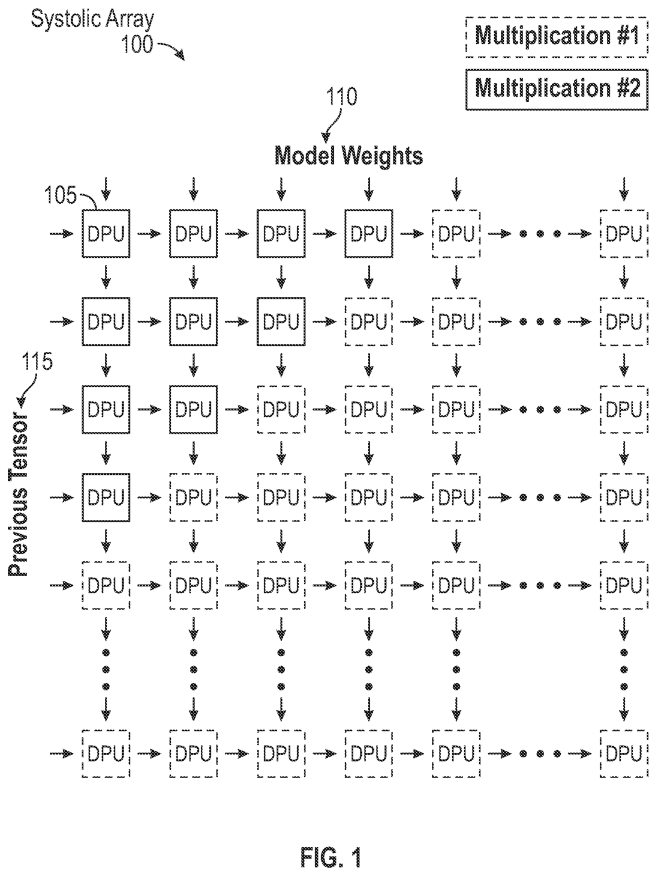
#> input picture essays/etched-us20240378175-r2/publication-package/fig-01.png, 1313 x 1742 px (shown at 1/2 size)
$ python -i make_header.py   (imports and definitions only)
#> lines starting #> are read from the running program, lines starting #| are printed output that depends on the picture
#!/usr/bin/env python3
"""Deterministic 5:2 X-Article header renderer for the patent-essay pipeline.

Renders a header PNG from a JSON spec (see handoff-template/04-promote/
header-spec.json). Two variants of the house light-editorial system:

  - "editorial": serif statement left, real patent figure (ink on paper) right,
    badge + kicker + bottom index strip.            (the V4 system)
  - "numbers":  struck old value -> giant new value, flat ink + orange.
                                                    (the V5 system)

Design system: references/design-system.md (cream paper / ink black / single
warm-orange accent / Fraunces + Space Grotesk + IBM Plex Mono / flat, no glow).

Deterministic: same spec + same assets => identical PNG (no noise, no RNG).

Requires Pillow (the only non-stdlib dependency in this repo, isolated to this
publication-asset stage — never imported by the gate layer):

    pip install pillow

Usage:
    python make_header.py --spec header-spec.json --out header.png
"""

import argparse
import json
import os
import sys

try:
    from PIL import Image, ImageDraw, ImageFont, ImageOps
except ImportError:
    sys.stderr.write("ERROR: Pillow is required: pip install pillow\n")
    sys.exit(2)

HERE = os.path.dirname(os.path.abspath(__file__))
FONTS = os.path.join(HERE, "..", "assets", "fonts")

W, H = 2000, 800  # 5:2

# ---------------------------------------------------------------------------
# Palette (design-system.md)
# ---------------------------------------------------------------------------
CREAM = (247, 243, 234)
INK = (20, 22, 27)
ACCENT = (228, 87, 46)       # warm editorial orange
PAPER_DIM = (185, 177, 160)  # dimmed ink for the "old" value
GRAY_TXT = (110, 103, 87)    # mono microcopy
TICK = (201, 194, 180)       # corner furniture
ARROW = (120, 113, 98)


# [10 lines left out: functions sg, fraunces, not called in this run]


def plex(size):
    return ImageFont.truetype(os.path.join(FONTS, "IBMPlexMono-Medium.ttf"), size)


def plex_sb(size):
    return ImageFont.truetype(os.path.join(FONTS, "IBMPlexMono-SemiBold.ttf"), size)


# ---------------------------------------------------------------------------
# Drawing helpers
# ---------------------------------------------------------------------------
def base():
    return Image.new("RGBA", (W, H), CREAM + (255,))


# [13 lines left out: functions corner_ticks, spaced, not called in this run]


def spaced_w(d, text, font, sp):
    return sum(d.textlength(c, font=font) + sp for c in text) - (sp if text else 0)


# [47 lines left out: functions kicker, badge, index_strip, staircase, not called in this run]


def figure_ink(path):
    """Patent drawing -> ink-on-transparent layer (keeps the authentic look)."""
    fig = Image.open(path).convert("L")
    fig = ImageOps.autocontrast(fig)
    inv = ImageOps.invert(fig).point(lambda p: 0 if p < 55 else min(255, int(p * 1.5)))
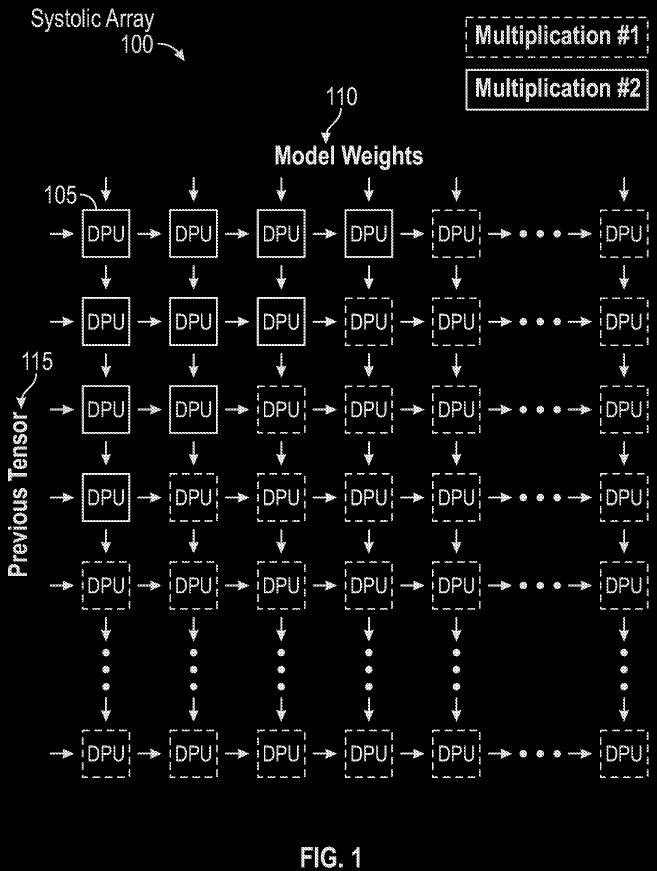
#> inv: PIL image 1313x1742 L (shown at 1/2 size); min 0, max 255, mean 12.9
    inv = inv.crop(inv.getbbox())
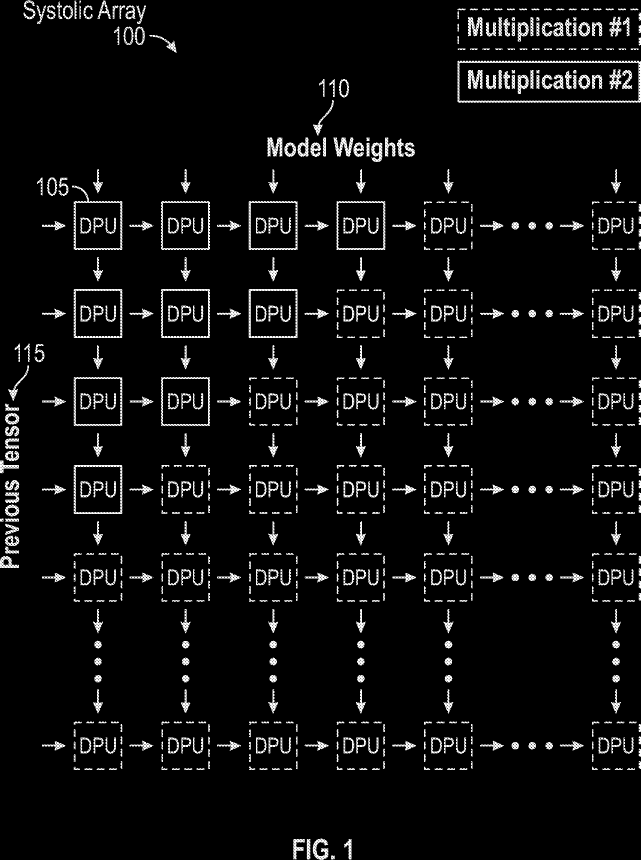
#> inv: PIL image 1281x1720 L (shown at 1/2 size); min 0, max 255, mean 13.3
    return inv


# [97 lines left out: functions fit_lines, render_editorial, render_numbers, not called in this run]


VARIANTS = {"editorial": render_editorial, "numbers": render_numbers}


# [25 lines left out: function main, not called in this run]


# [2 lines not run here, left out]

>>> result = figure_ink('../../../../essays/etched-us20240378175-r2/publication-package/fig-01.png')

$ run again, on essays/etched-us20240378175-r2/publication-package/fig-03.png
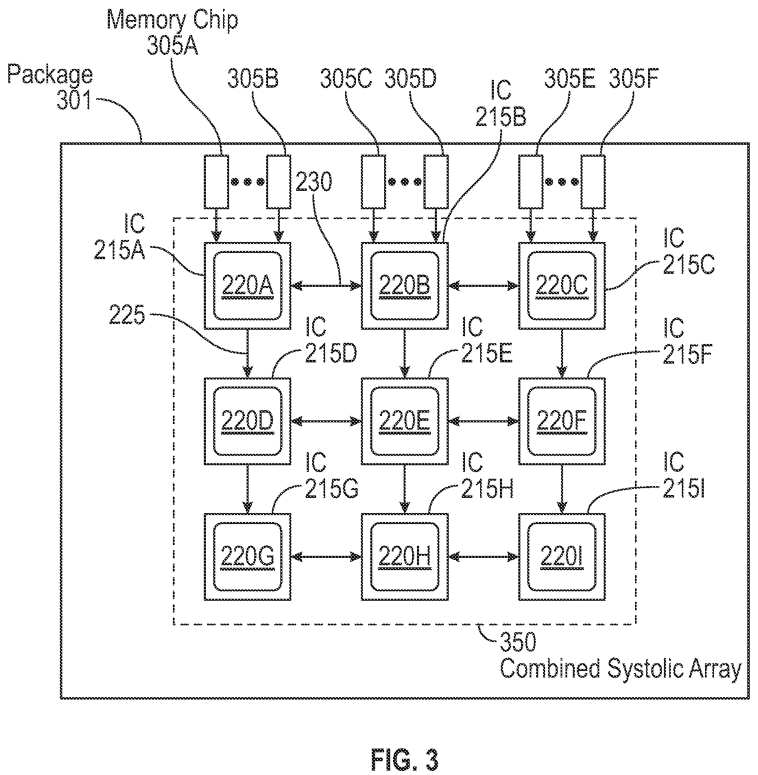
#> input picture essays/etched-us20240378175-r2/publication-package/fig-03.png, 1516 x 1549 px (shown at 1/2 size)
#> in figure_ink, `inv = ImageOps.invert(fig).point(lambda p: 0 if p < 55 else min(255, i..`:
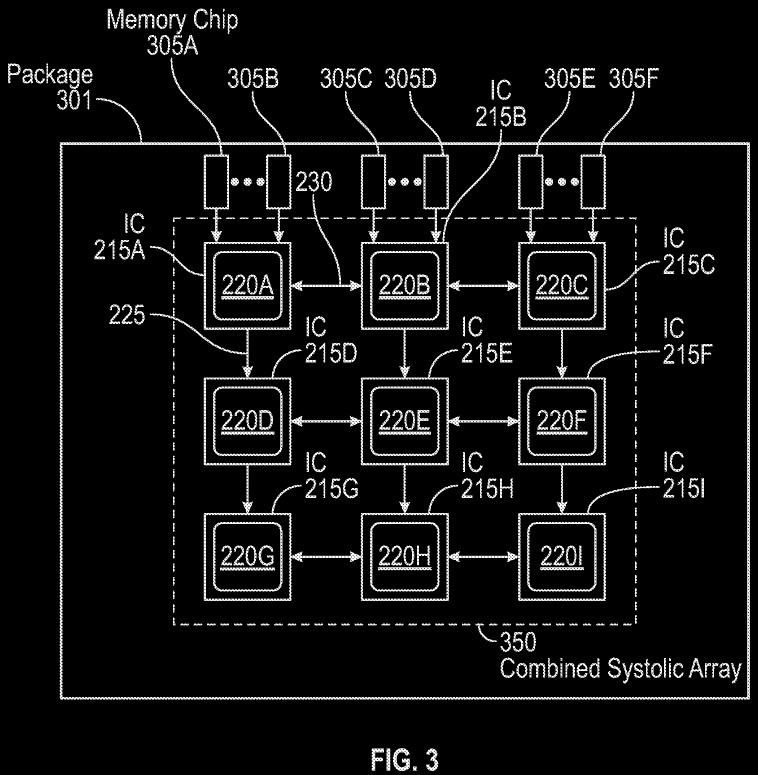
#> inv: PIL image 1516x1549 L (shown at 1/2 size); min 0, max 255, mean 16.3
#> in figure_ink, `inv = inv.crop(inv.getbbox())`:
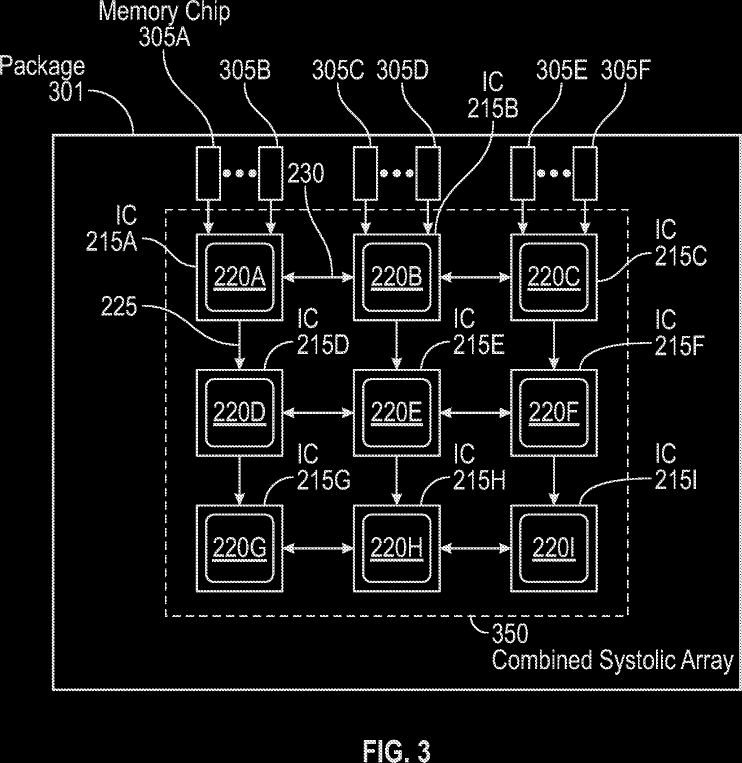
#> inv: PIL image 1484x1525 L (shown at 1/2 size); min 0, max 255, mean 16.9

$ run again, on essays/etched-us20240378175-r2/publication-package/fig-05.png
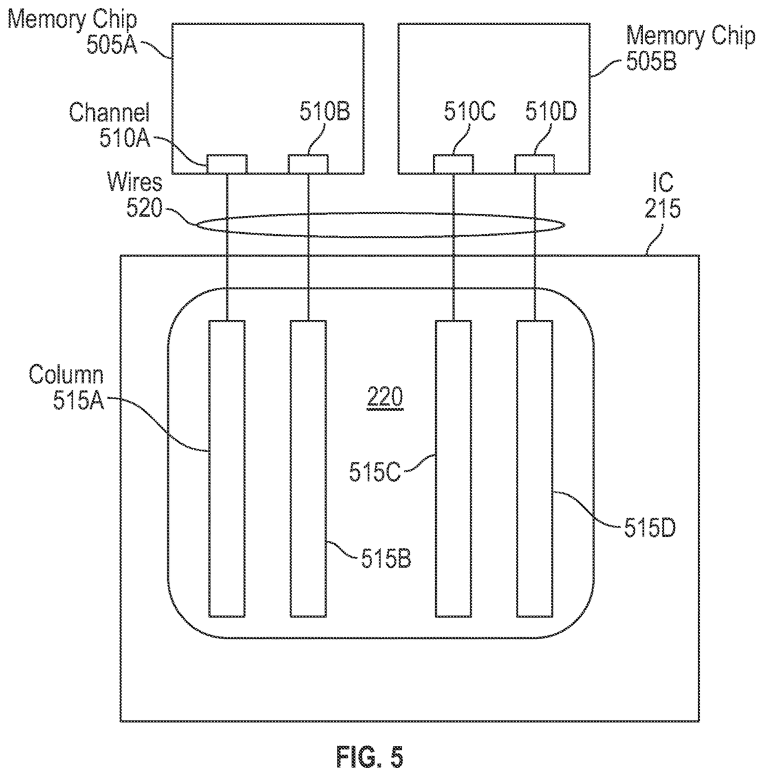
#> input picture essays/etched-us20240378175-r2/publication-package/fig-05.png, 1527 x 1543 px (shown at 1/2 size)
#> in figure_ink, `inv = ImageOps.invert(fig).point(lambda p: 0 if p < 55 else min(255, i..`:
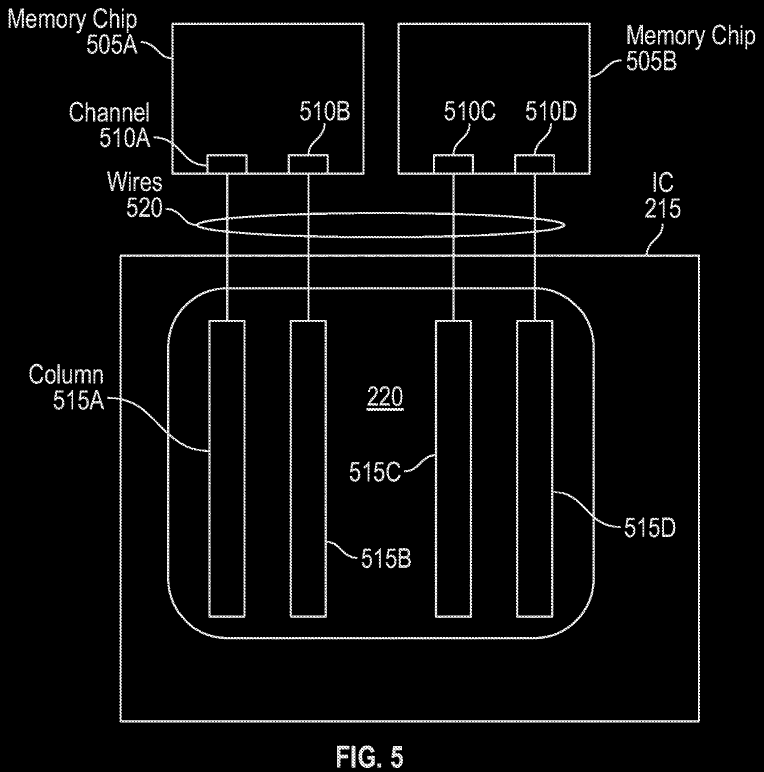
#> inv: PIL image 1527x1543 L (shown at 1/2 size); min 0, max 255, mean 10.8
#> in figure_ink, `inv = inv.crop(inv.getbbox())`:
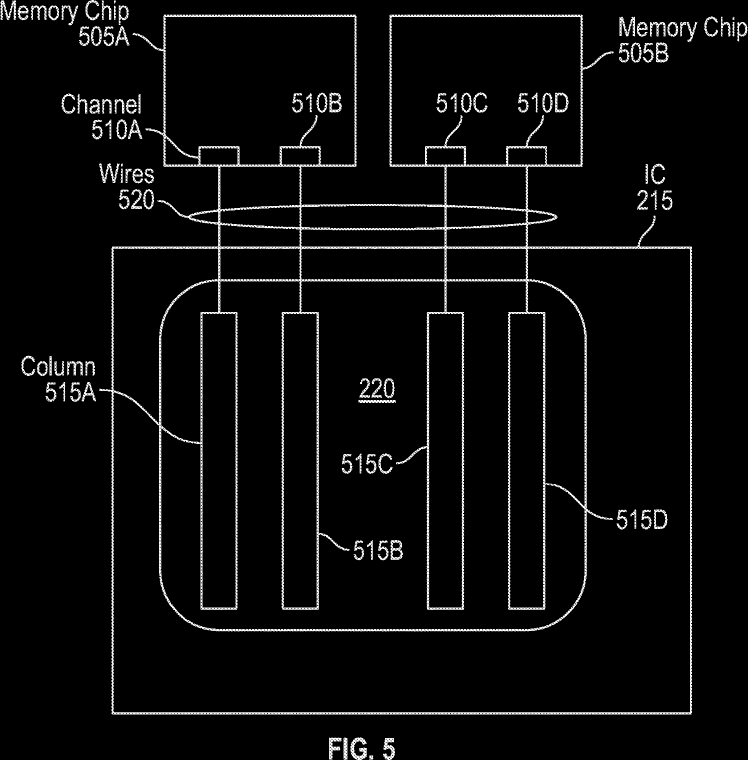
#> inv: PIL image 1495x1520 L (shown at 1/2 size); min 0, max 255, mean 11.2

$ run again, on essays/etched-us20240378175-r2/publication-package/fig-06.png
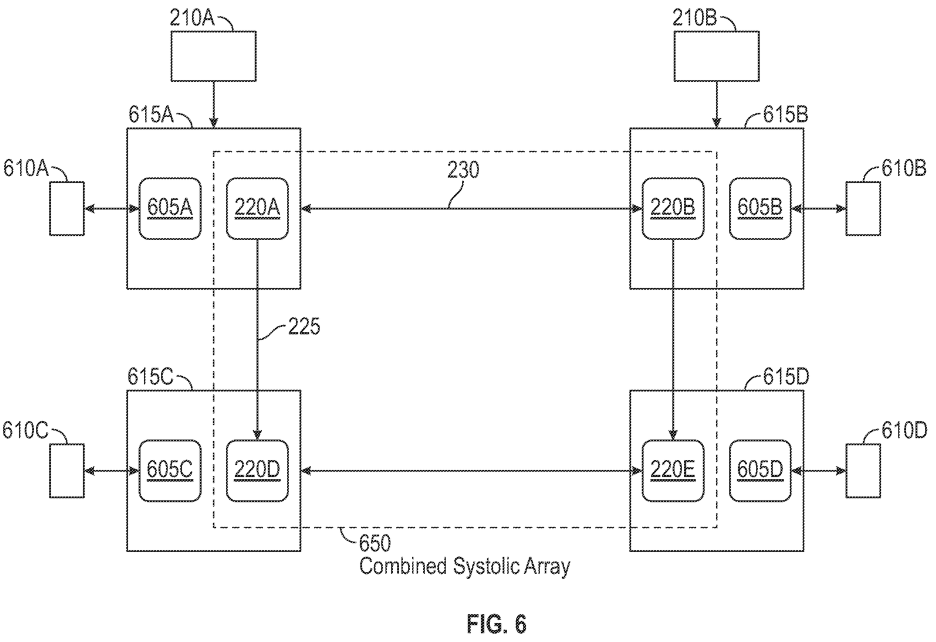
#> input picture essays/etched-us20240378175-r2/publication-package/fig-06.png, 1871 x 1284 px (shown at 1/2 size)
#> in figure_ink, `inv = ImageOps.invert(fig).point(lambda p: 0 if p < 55 else min(255, i..`:
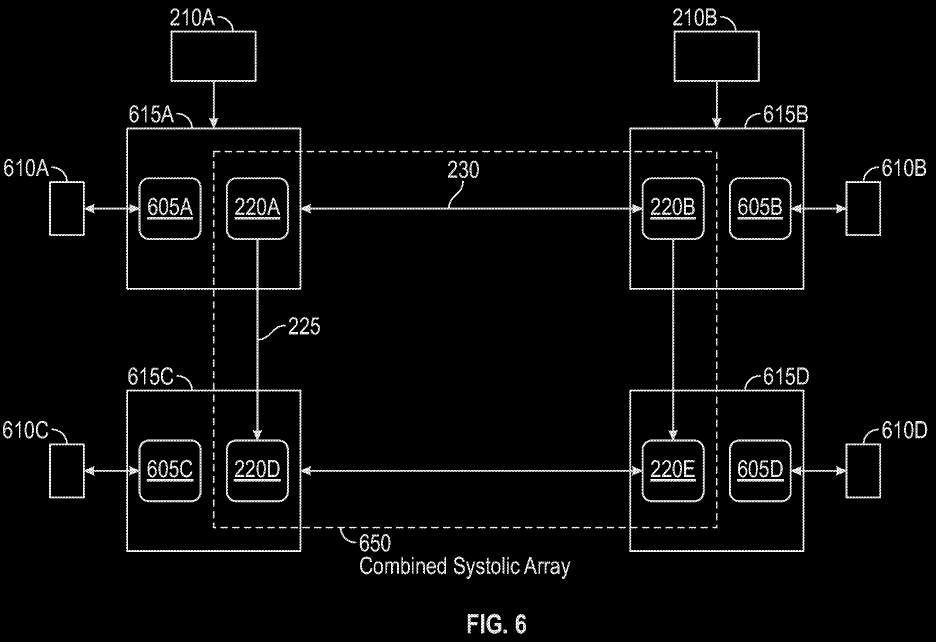
#> inv: PIL image 1871x1284 L (shown at 1/2 size); min 0, max 255, mean 8.9
#> in figure_ink, `inv = inv.crop(inv.getbbox())`:
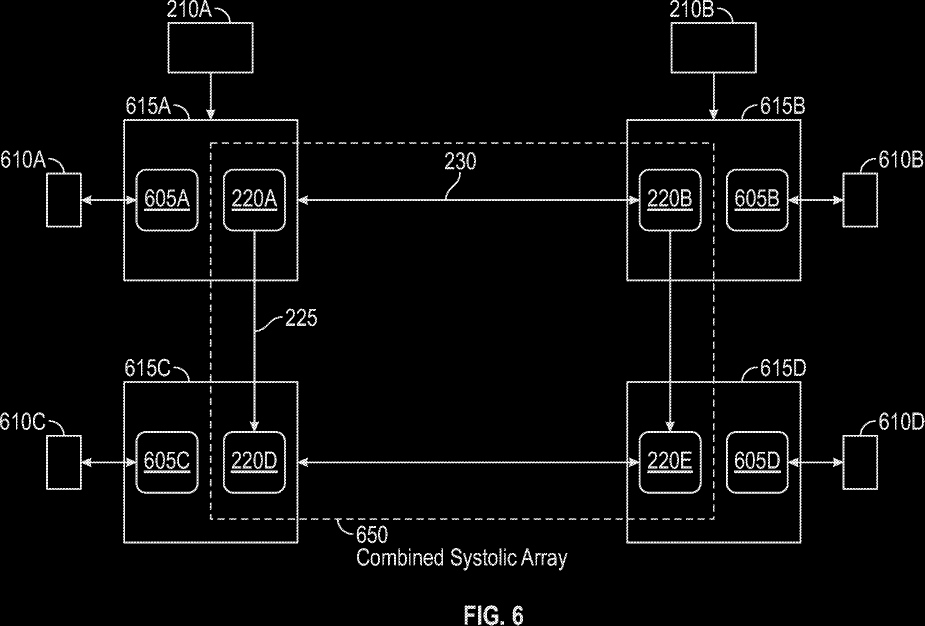
#> inv: PIL image 1849x1251 L (shown at 1/2 size); min 0, max 255, mean 9.3
